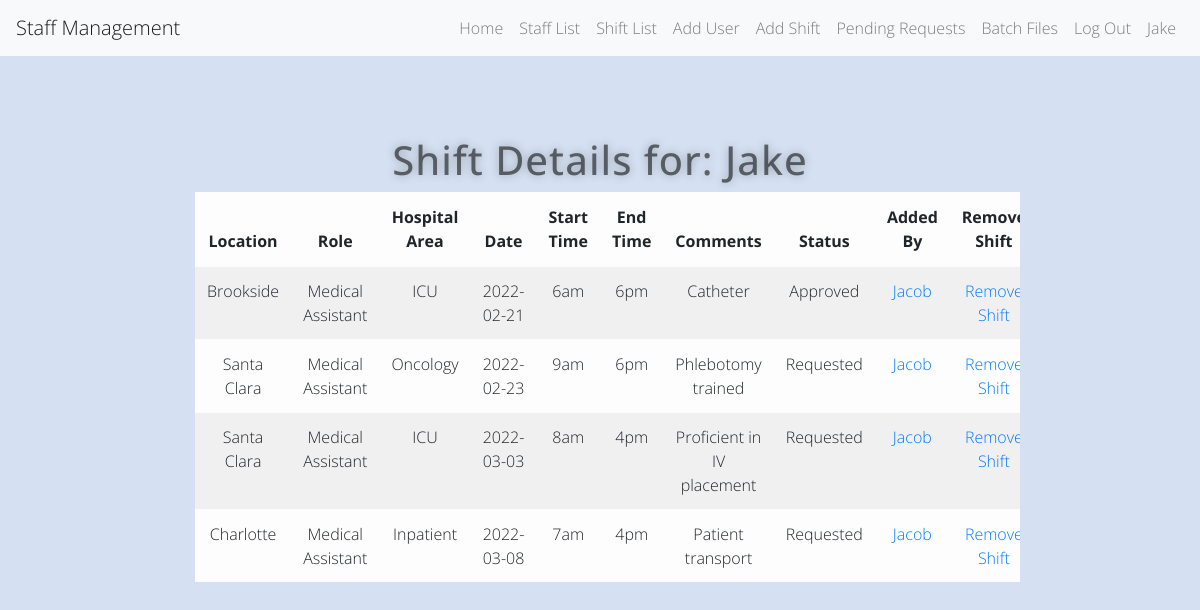
Screenshot of /userdetails?id=4 (signed in) with the database file from the repository.
### app.py (models this page shows)
class User(UserMixin, db.Model):
    id = db.Column(db.Integer, primary_key=True)
    name = db.Column(db.String(1000))
    role = db.Column(db.String(100))
    location = db.Column(db.String(100))
    email = db.Column(db.String(100))
    phone_num = db.Column(db.String(100))
    availability = db.Column(db.String(100))
    can_float = db.Column(db.String(100))
    password = db.Column(db.String(100))
    shifts_worked = db.Column(db.Integer)

class Shift(db.Model):
    shift_id = db.Column(db.Integer, primary_key=True)
    location = db.Column(db.String(100))
    role = db.Column(db.String(100))
    area = db.Column(db.String(100))
    date = db.Column(db.Date)
    start_time = db.Column(db.String(100))
    end_time = db.Column(db.String(100))
    added_by_id = db.Column(db.Integer)
    added_by_name = db.Column(db.String)
    picked_up_by_id = db.Column(db.Integer)
    comments = db.Column(db.String(100))
    status = db.Column(db.String(100))

### app.py (the view)
@app.route('/userdetails', methods=['GET', 'POST'])
@login_required
def user_details():
    shift_user_id = request.args.get('id')
    user_shift_info = db.session.query(Shift).filter(Shift.picked_up_by_id == shift_user_id).order_by(Shift.date)\
        .order_by(Shift.date, Shift.start_time)
    user_name = User.query.get(shift_user_id).name
    return render_template('user_shifts.html', shifts=user_shift_info, user_name=user_name, logged_in=True)

### app.py (called while the page is built)
@login_manager.user_loader
def load_user(user_id):
    return User.query.get(int(user_id))

### templates/user_shifts.html (shortened to what this page needs)
{% extends 'base.html' %}
{% block content %}
<div class="container">
  <div class="row">
    <div class="col-sm-12">
      <h1>Shift Details for: {{ user_name }}</h1>
	  <table class="table table-striped table-light">
        <thead>
            <tr>
                <th>Location</th>
                <th>Role</th>
                <th>Hospital Area</th>
                <th>Date</th>
                <th>Start Time</th>
                <th>End Time</th>
                <th>Comments</th>
                <th>Status</th>
                <th>Added By</th>
                <th>Remove Shift</th>
            </tr>
        </thead>
          <tbody>
              {% for row in shifts %}
                  <tr>
                      <td>{{ row.location }}</td>
                      <td>{{ row.role }}</td>
                      <td>{{ row.area }}</td>
                      <td>{{ row.date }}</td>
                      <td>{{ row.start_time }}</td>
                      <td>{{ row.end_time }}</td>
                      <td>{{ row.comments }}</td>
                      <td>{{ row.status }}</td>
                      <td><a href="">{{ row.added_by_name }}</a></td>
                      <td><a href="{{ url_for('remove_shift', id=row.shift_id) }}">Remove Shift</a> </td>
                  </tr>
              {% endfor %}
          </tbody>
  	  </table>
    </div>
  </div>
</div>
{% endblock %}

### templates/base.html (shortened to what this page needs)
<!DOCTYPE html>
<html>
<head>
    <link rel="stylesheet" href="https://stackpath.bootstrapcdn.com/bootstrap/4.5.2/css/bootstrap.min.css">
    <link rel="stylesheet" href="{{ url_for('static', filename='css/styles.css')}}">
</head>
<body>
<nav class="navbar navbar-expand-lg navbar-light bg-light">
  <a class="navbar-brand" href="/">Staff Management</a>
  <div class="collapse navbar-collapse">
    <ul class="navbar-nav ml-auto">
      <li class="nav-item">
        <a class="nav-link" href="{{ url_for('home') }}">Home</a>
      </li>
    {% if logged_in: %}
        <li class="nav-item">
        <a class="nav-link" href="{{ url_for('staff') }}">Staff List</a>
      </li>
        <li class="nav-item">
        <a class="nav-link" href="{{ url_for('shift') }}">Shift List</a>
      </li>
        <li class="nav-item">
        <a class="nav-link" href="{{ url_for('add_user') }}">Add User</a>
      </li>
        <li class="nav-item">
        <a class="nav-link" href="{{ url_for('add_shift') }}">Add Shift</a>
      </li>
        <li class="nav-item">
        <a class="nav-link" href="{{ url_for('pending_requests') }}">Pending Requests</a>
      </li>
        <li class="nav-item">
        <a class="nav-link" href="{{ url_for('upload') }}">Batch Files</a>
      </li>
      <li class="nav-item">
        <a class="nav-link" href="{{ url_for('logout') }}">Log Out</a>
      </li>
        <li class="nav-item">
        <a class="nav-link" href="">{{ current_user.name }}</a>
      </li>
    {% endif %}
    </ul>
  </div>
</nav>
       {% block content %}
       {% endblock %}
</body>
</html>

### static/css/styles.css (style rules this page uses)
* { -webkit-box-sizing:border-box; -moz-box-sizing:border-box; -ms-box-sizing:border-box; -o-box-sizing:border-box; box-sizing:border-box; }
html { width: 100%; height:100%; overflow:scroll; }
body { width: 100%; height:100%; font-family: 'Open Sans', sans-serif; font-weight:200; background: #d5e1f3; color: rgba(0, 0, 0, 0.55); filter: progid:DXImageTransform.Microsoft.gradient( startColorstr='#3E1D6D', endColorstr='#092756',GradientType=1 ); }
a { text-decoration: none; text-align: center; }
.container { margin-top: 5rem; text-align: center; width: 70%; height: 80%; overflow: scroll; }
.container h1 { color: rgba(0, 0, 0, 0.55); text-shadow: 0 0 10px rgba(0,0,0,0.3); letter-spacing:1px; text-align:center; }

### rows the page displays
User: name "Jake"
Shift: location "Brookside", role "Medical Assistant", area "ICU", date "2022-02-21", start_time "6am", end_time "6pm", comments "Catheter", status "Approved", added_by_name "Jacob"
Shift: location "Santa Clara", role "Medical Assistant", area "Oncology", date "2022-02-23", start_time "9am", end_time "6pm", comments "Phlebotomy trained", status "Requested", added_by_name "Jacob"
Shift: location "Santa Clara", role "Medical Assistant", area "ICU", date "2022-03-03", start_time "8am", end_time "4pm", comments "Proficient in IV placement", status "Requested", added_by_name "Jacob"
Shift: location "Charlotte", role "Medical Assistant", area "Inpatient", date "2022-03-08", start_time "7am", end_time "4pm", comments "Patient transport", status "Requested", added_by_name "Jacob"
